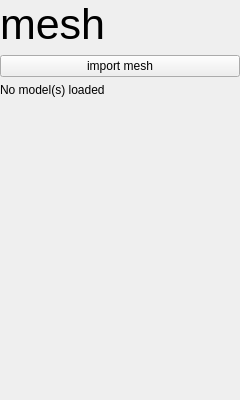
<?xml version="1.0" encoding="UTF-8"?>
<ui version="4.0">
 <class>Mesh_View</class>
 <widget class="QWidget" name="Mesh_View">
  <property name="geometry">
   <rect>
    <x>0</x>
    <y>0</y>
    <width>240</width>
    <height>400</height>
   </rect>
  </property>
  <property name="windowTitle">
   <string>Form</string>
  </property>
  <layout class="QVBoxLayout" name="verticalLayout">
   <property name="leftMargin">
    <number>0</number>
   </property>
   <property name="topMargin">
    <number>0</number>
   </property>
   <property name="rightMargin">
    <number>0</number>
   </property>
   <property name="bottomMargin">
    <number>0</number>
   </property>
   <item>
    <widget class="QLabel" name="label_title">
     <property name="font">
      <font>
       <pointsize>32</pointsize>
      </font>
     </property>
     <property name="text">
      <string>mesh</string>
     </property>
    </widget>
   </item>
   <item>
    <widget class="QPushButton" name="btn_import_mesh">
     <property name="text">
      <string>import mesh</string>
     </property>
    </widget>
   </item>
   <item>
    <widget class="QLabel" name="label_mesh_info">
     <property name="text">
      <string>No model(s) loaded</string>
     </property>
    </widget>
   </item>
   <item>
    <spacer name="verticalSpacer">
     <property name="orientation">
      <enum>Qt::Vertical</enum>
     </property>
     <property name="sizeHint" stdset="0">
      <size>
       <width>20</width>
       <height>40</height>
      </size>
     </property>
    </spacer>
   </item>
  </layout>
 </widget>
 <resources/>
 <connections/>
</ui>
